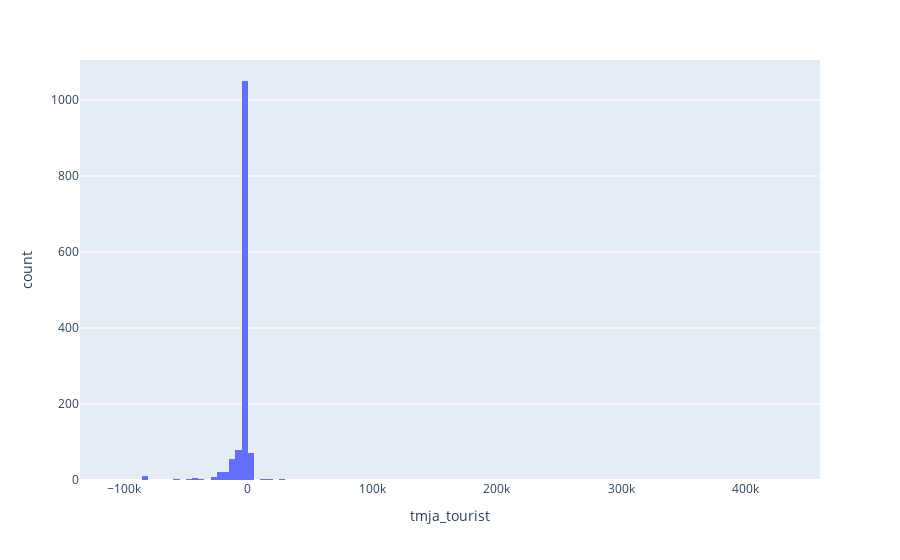

Notebook code for this chart:
### Code cell
fig = px.histogram(tmja_wrs84_bre_clean, x='tmja_tourist', nbins=200)
fig.show()

### Figure 1 — Plotly figure (JSON) as saved in the notebook; plotly's stock layout.template omitted (floating-point values rounded to 4 significant figures; data arrays with more than 128 entries replaced by an {"elided": "..."} marker saying what was removed)
{"data": [{"alignmentgroup": "True", "bingroup": "x", "hovertemplate": "tmja_tourist=%{x}<br>count=%{y}<extra></extra>", "legendgroup": "", "marker": {"color": "#636efa", "pattern": {"shape": ""}}, "name": "", "nbinsx": 200, "offsetgroup": "", "orientation": "v", "showlegend": false, "type": "histogram", "x": {"elided": "1342 float values"}, "xaxis": "x", "yaxis": "y"}], "layout": {"barmode": "relative", "legend": {"tracegroupgap": 0}, "margin": {"t": 60}, "xaxis": {"anchor": "y", "domain": [0, 1], "title": {"text": "tmja_tourist"}}, "yaxis": {"anchor": "x", "domain": [0, 1], "title": {"text": "count"}}}}
